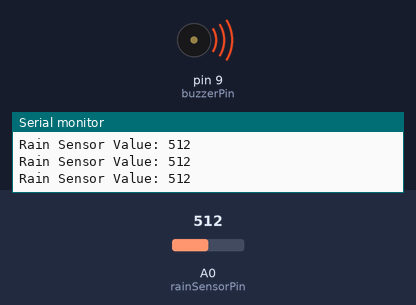
Recording of a sketch running on a simulated Arduino Uno, built with avr-gcc and run on an emulated ATmega328P. On the bench: buzzer (waves = sounding, pin HIGH), the last lines printed to the serial monitor. Inputs (shaded band) come from the test bench; at power-on: A0 (rainSensorPin) = 512. Not simulated (calls return 0 or success): arduino_secrets.h.

Above: at 1.2 s.
1.3 s: A0 (rainSensorPin) set to 308
2.8 s: A0 (rainSensorPin) set to 293
At 3.8 s:
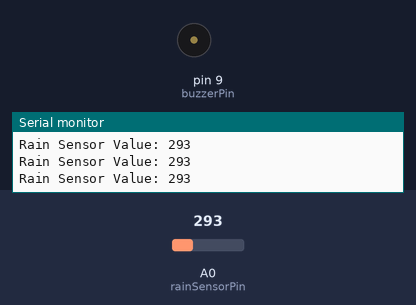
4.3 s: A0 (rainSensorPin) set to 306
At 5.2 s:
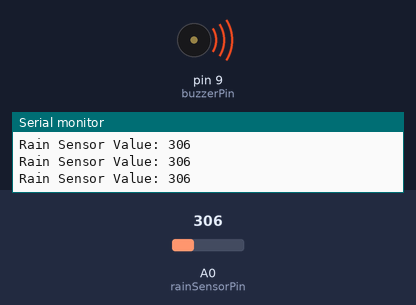
5.8 s: A0 (rainSensorPin) set to 290
At 6.6 s:
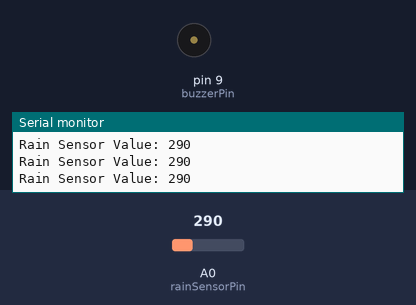
Timing chart, 0 to 8.3 s (numbered marks = the images above; inputs shaded):
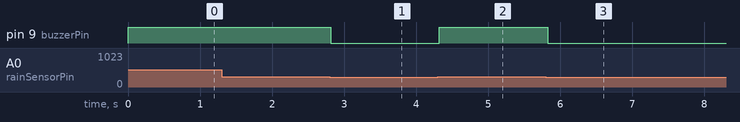

The sketch:

Raindrop_Sensor_Alarm_with_Buzzer.ino
```cpp
#include "arduino_secrets.h"

// Pin Definitions
const int rainSensorPin = A0;  // Raindrop sensor connected to analog pin A0
const int buzzerPin = 9;       // Buzzer connected to digital pin 9

// Threshold for rain detection (adjust based on your sensor)
const int rainThreshold = 300;

void setup() {
  pinMode(buzzerPin, OUTPUT);        // Set buzzer pin as output
  Serial.begin(9600);                // Start the serial communication
}

void loop() {
  int rainSensorValue = analogRead(rainSensorPin);  // Read the value from the raindrop sensor

  Serial.print("Rain Sensor Value: ");
  Serial.println(rainSensorValue);  // Print sensor value to Serial Monitor

  // Check if the sensor detects rain (sensor value above the threshold)
  if (rainSensorValue > rainThreshold) {
    digitalWrite(buzzerPin, HIGH);  // Turn on the buzzer
  } else {
    digitalWrite(buzzerPin, LOW);   // Turn off the buzzer
  }

  delay(100);  // Delay to avoid overwhelming the sensor
}
```

Measured:
- the behaviour switches between 301 and 300 on A0 (rainSensorPin) (found by bisection; images 0 and 1)
- after the input at 2.8 s, pin 9 (buzzerPin): HIGH → LOW at once
- after the input at 4.3 s, pin 9 (buzzerPin): LOW → HIGH at once
- after the input at 5.8 s, pin 9 (buzzerPin): HIGH → LOW at once
